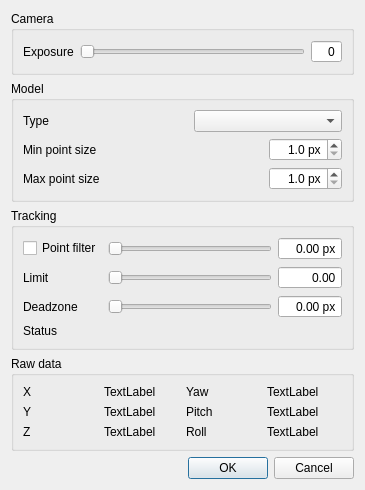
<?xml version="1.0" encoding="UTF-8"?>
<ui version="4.0">
 <class>trackhat_dialog</class>
 <widget class="QDialog" name="trackhat_dialog">
  <property name="geometry">
   <rect>
    <x>0</x>
    <y>0</y>
    <width>365</width>
    <height>429</height>
   </rect>
  </property>
  <property name="minimumSize">
   <size>
    <width>365</width>
    <height>0</height>
   </size>
  </property>
  <property name="windowTitle">
   <string>TrackHat</string>
  </property>
  <property name="windowIcon">
   <iconset resource="trackhat-res.qrc">
    <normaloff>:/images/trackhat-64x64.png</normaloff>:/images/trackhat-64x64.png</iconset>
  </property>
  <layout class="QVBoxLayout" name="verticalLayout">
   <item>
    <widget class="QGroupBox" name="groupBox">
     <property name="title">
      <string>Camera</string>
     </property>
     <layout class="QGridLayout" name="gridLayout">
      <item row="0" column="2">
       <widget class="QSpinBox" name="exposure_label">
        <property name="focusPolicy">
         <enum>Qt::NoFocus</enum>
        </property>
        <property name="alignment">
         <set>Qt::AlignRight|Qt::AlignTrailing|Qt::AlignVCenter</set>
        </property>
        <property name="readOnly">
         <bool>true</bool>
        </property>
        <property name="buttonSymbols">
         <enum>QAbstractSpinBox::NoButtons</enum>
        </property>
        <property name="maximum">
         <number>999</number>
        </property>
       </widget>
      </item>
      <item row="0" column="1">
       <widget class="QSlider" name="exposure_slider">
        <property name="sizePolicy">
         <sizepolicy hsizetype="Expanding" vsizetype="Maximum">
          <horstretch>0</horstretch>
          <verstretch>0</verstretch>
         </sizepolicy>
        </property>
        <property name="maximum">
         <number>239</number>
        </property>
        <property name="pageStep">
         <number>10</number>
        </property>
        <property name="orientation">
         <enum>Qt::Horizontal</enum>
        </property>
       </widget>
      </item>
      <item row="0" column="0">
       <widget class="QLabel" name="label">
        <property name="text">
         <string>Exposure</string>
        </property>
       </widget>
      </item>
     </layout>
    </widget>
   </item>
   <item>
    <widget class="QGroupBox" name="groupBox_2">
     <property name="title">
      <string>Model</string>
     </property>
     <layout class="QGridLayout" name="gridLayout_2">
      <item row="0" column="0">
       <widget class="QLabel" name="label_6">
        <property name="sizePolicy">
         <sizepolicy hsizetype="Preferred" vsizetype="Preferred">
          <horstretch>10</horstretch>
          <verstretch>0</verstretch>
         </sizepolicy>
        </property>
        <property name="text">
         <string>Type</string>
        </property>
       </widget>
      </item>
      <item row="0" column="1">
       <widget class="QComboBox" name="model_type">
        <property name="sizePolicy">
         <sizepolicy hsizetype="Expanding" vsizetype="Maximum">
          <horstretch>9</horstretch>
          <verstretch>0</verstretch>
         </sizepolicy>
        </property>
       </widget>
      </item>
      <item row="1" column="0">
       <widget class="QLabel" name="label_4">
        <property name="text">
         <string>Min point size</string>
        </property>
       </widget>
      </item>
      <item row="2" column="0">
       <widget class="QLabel" name="label_5">
        <property name="text">
         <string>Max point size</string>
        </property>
       </widget>
      </item>
      <item row="2" column="1" alignment="Qt::AlignRight">
       <widget class="QDoubleSpinBox" name="max_point_size">
        <property name="sizePolicy">
         <sizepolicy hsizetype="Maximum" vsizetype="Maximum">
          <horstretch>0</horstretch>
          <verstretch>0</verstretch>
         </sizepolicy>
        </property>
        <property name="alignment">
         <set>Qt::AlignRight|Qt::AlignTrailing|Qt::AlignVCenter</set>
        </property>
        <property name="suffix">
         <string> px</string>
        </property>
        <property name="decimals">
         <number>1</number>
        </property>
        <property name="minimum">
         <double>1.000000000000000</double>
        </property>
        <property name="maximum">
         <double>999.000000000000000</double>
        </property>
       </widget>
      </item>
      <item row="1" column="1" alignment="Qt::AlignRight">
       <widget class="QDoubleSpinBox" name="min_point_size">
        <property name="sizePolicy">
         <sizepolicy hsizetype="Maximum" vsizetype="Maximum">
          <horstretch>0</horstretch>
          <verstretch>0</verstretch>
         </sizepolicy>
        </property>
        <property name="alignment">
         <set>Qt::AlignRight|Qt::AlignTrailing|Qt::AlignVCenter</set>
        </property>
        <property name="suffix">
         <string> px</string>
        </property>
        <property name="decimals">
         <number>1</number>
        </property>
        <property name="minimum">
         <double>1.000000000000000</double>
        </property>
        <property name="maximum">
         <double>999.000000000000000</double>
        </property>
        <property name="value">
         <double>1.000000000000000</double>
        </property>
       </widget>
      </item>
     </layout>
    </widget>
   </item>
   <item>
    <widget class="QGroupBox" name="groupBox_3">
     <property name="title">
      <string>Tracking</string>
     </property>
     <layout class="QVBoxLayout" name="verticalLayout_2">
      <item>
       <widget class="QWidget" name="widget" native="true">
        <property name="sizePolicy">
         <sizepolicy hsizetype="Preferred" vsizetype="Maximum">
          <horstretch>0</horstretch>
          <verstretch>0</verstretch>
         </sizepolicy>
        </property>
        <layout class="QGridLayout" name="gridLayout_3">
         <property name="leftMargin">
          <number>0</number>
         </property>
         <property name="topMargin">
          <number>0</number>
         </property>
         <property name="rightMargin">
          <number>0</number>
         </property>
         <property name="bottomMargin">
          <number>0</number>
         </property>
         <item row="0" column="2">
          <widget class="QDoubleSpinBox" name="point_filter_label">
           <property name="sizePolicy">
            <sizepolicy hsizetype="Maximum" vsizetype="Maximum">
             <horstretch>0</horstretch>
             <verstretch>0</verstretch>
            </sizepolicy>
           </property>
           <property name="focusPolicy">
            <enum>Qt::NoFocus</enum>
           </property>
           <property name="alignment">
            <set>Qt::AlignRight|Qt::AlignTrailing|Qt::AlignVCenter</set>
           </property>
           <property name="readOnly">
            <bool>true</bool>
           </property>
           <property name="buttonSymbols">
            <enum>QAbstractSpinBox::NoButtons</enum>
           </property>
           <property name="suffix">
            <string> px</string>
           </property>
           <property name="decimals">
            <number>2</number>
           </property>
           <property name="maximum">
            <double>300.000000000000000</double>
           </property>
          </widget>
         </item>
         <item row="1" column="1">
          <widget class="QSlider" name="point_filter_limit">
           <property name="sizePolicy">
            <sizepolicy hsizetype="Expanding" vsizetype="Maximum">
             <horstretch>0</horstretch>
             <verstretch>0</verstretch>
            </sizepolicy>
           </property>
           <property name="maximum">
            <number>99</number>
           </property>
           <property name="orientation">
            <enum>Qt::Horizontal</enum>
           </property>
          </widget>
         </item>
         <item row="1" column="0">
          <widget class="QLabel" name="label_8">
           <property name="text">
            <string>Limit</string>
           </property>
          </widget>
         </item>
         <item row="2" column="0">
          <widget class="QLabel" name="label_10">
           <property name="text">
            <string>Deadzone</string>
           </property>
          </widget>
         </item>
         <item row="0" column="0">
          <widget class="QCheckBox" name="enable_point_filter">
           <property name="text">
            <string>Point filter</string>
           </property>
          </widget>
         </item>
         <item row="1" column="2">
          <widget class="QDoubleSpinBox" name="point_filter_limit_label">
           <property name="sizePolicy">
            <sizepolicy hsizetype="Preferred" vsizetype="Maximum">
             <horstretch>0</horstretch>
             <verstretch>0</verstretch>
            </sizepolicy>
           </property>
           <property name="focusPolicy">
            <enum>Qt::NoFocus</enum>
           </property>
           <property name="alignment">
            <set>Qt::AlignRight|Qt::AlignTrailing|Qt::AlignVCenter</set>
           </property>
           <property name="readOnly">
            <bool>true</bool>
           </property>
           <property name="buttonSymbols">
            <enum>QAbstractSpinBox::NoButtons</enum>
           </property>
           <property name="prefix">
            <string/>
           </property>
           <property name="suffix">
            <string/>
           </property>
           <property name="decimals">
            <number>2</number>
           </property>
           <property name="maximum">
            <double>1.000000000000000</double>
           </property>
          </widget>
         </item>
         <item row="0" column="1">
          <widget class="QSlider" name="point_filter_slider">
           <property name="sizePolicy">
            <sizepolicy hsizetype="Expanding" vsizetype="Maximum">
             <horstretch>0</horstretch>
             <verstretch>0</verstretch>
            </sizepolicy>
           </property>
           <property name="maximum">
            <number>300</number>
           </property>
           <property name="orientation">
            <enum>Qt::Horizontal</enum>
           </property>
          </widget>
         </item>
         <item row="2" column="1">
          <widget class="QSlider" name="point_filter_deadzone">
           <property name="sizePolicy">
            <sizepolicy hsizetype="Expanding" vsizetype="Maximum">
             <horstretch>0</horstretch>
             <verstretch>0</verstretch>
            </sizepolicy>
           </property>
           <property name="maximum">
            <number>100</number>
           </property>
           <property name="orientation">
            <enum>Qt::Horizontal</enum>
           </property>
          </widget>
         </item>
         <item row="2" column="2">
          <widget class="QDoubleSpinBox" name="point_filter_deadzone_label">
           <property name="sizePolicy">
            <sizepolicy hsizetype="Maximum" vsizetype="Maximum">
             <horstretch>0</horstretch>
             <verstretch>0</verstretch>
            </sizepolicy>
           </property>
           <property name="focusPolicy">
            <enum>Qt::NoFocus</enum>
           </property>
           <property name="alignment">
            <set>Qt::AlignRight|Qt::AlignTrailing|Qt::AlignVCenter</set>
           </property>
           <property name="readOnly">
            <bool>true</bool>
           </property>
           <property name="buttonSymbols">
            <enum>QAbstractSpinBox::NoButtons</enum>
           </property>
           <property name="suffix">
            <string> px</string>
           </property>
           <property name="decimals">
            <number>2</number>
           </property>
           <property name="maximum">
            <double>300.000000000000000</double>
           </property>
          </widget>
         </item>
        </layout>
       </widget>
      </item>
      <item>
       <widget class="QLabel" name="status_label">
        <property name="sizePolicy">
         <sizepolicy hsizetype="Preferred" vsizetype="Maximum">
          <horstretch>0</horstretch>
          <verstretch>0</verstretch>
         </sizepolicy>
        </property>
        <property name="text">
         <string>Status</string>
        </property>
       </widget>
      </item>
     </layout>
    </widget>
   </item>
   <item>
    <widget class="QGroupBox" name="groupBox_4">
     <property name="title">
      <string>Raw data</string>
     </property>
     <layout class="QGridLayout" name="gridLayout_4">
      <item row="0" column="0">
       <widget class="QLabel" name="label_9">
        <property name="text">
         <string>X</string>
        </property>
       </widget>
      </item>
      <item row="1" column="1">
       <widget class="QLabel" name="label_y">
        <property name="text">
         <string>TextLabel</string>
        </property>
       </widget>
      </item>
      <item row="2" column="1">
       <widget class="QLabel" name="label_z">
        <property name="text">
         <string>TextLabel</string>
        </property>
       </widget>
      </item>
      <item row="0" column="2">
       <widget class="QLabel" name="label_13">
        <property name="text">
         <string>Yaw</string>
        </property>
       </widget>
      </item>
      <item row="2" column="2">
       <widget class="QLabel" name="label_15">
        <property name="text">
         <string>Roll</string>
        </property>
       </widget>
      </item>
      <item row="1" column="0">
       <widget class="QLabel" name="label_11">
        <property name="text">
         <string>Y</string>
        </property>
       </widget>
      </item>
      <item row="0" column="1">
       <widget class="QLabel" name="label_x">
        <property name="text">
         <string>TextLabel</string>
        </property>
       </widget>
      </item>
      <item row="2" column="0">
       <widget class="QLabel" name="label_12">
        <property name="text">
         <string>Z</string>
        </property>
       </widget>
      </item>
      <item row="1" column="2">
       <widget class="QLabel" name="label_14">
        <property name="text">
         <string>Pitch</string>
        </property>
       </widget>
      </item>
      <item row="0" column="3">
       <widget class="QLabel" name="label_yaw">
        <property name="text">
         <string>TextLabel</string>
        </property>
       </widget>
      </item>
      <item row="1" column="3">
       <widget class="QLabel" name="label_pitch">
        <property name="text">
         <string>TextLabel</string>
        </property>
       </widget>
      </item>
      <item row="2" column="3">
       <widget class="QLabel" name="label_roll">
        <property name="text">
         <string>TextLabel</string>
        </property>
       </widget>
      </item>
     </layout>
    </widget>
   </item>
   <item>
    <spacer name="verticalSpacer">
     <property name="orientation">
      <enum>Qt::Vertical</enum>
     </property>
     <property name="sizeType">
      <enum>QSizePolicy::Expanding</enum>
     </property>
     <property name="sizeHint" stdset="0">
      <size>
       <width>10</width>
       <height>1</height>
      </size>
     </property>
    </spacer>
   </item>
   <item>
    <widget class="QDialogButtonBox" name="buttonBox">
     <property name="standardButtons">
      <set>QDialogButtonBox::Cancel|QDialogButtonBox::Ok</set>
     </property>
    </widget>
   </item>
  </layout>
 </widget>
 <tabstops>
  <tabstop>exposure_slider</tabstop>
  <tabstop>model_type</tabstop>
  <tabstop>min_point_size</tabstop>
  <tabstop>max_point_size</tabstop>
  <tabstop>enable_point_filter</tabstop>
  <tabstop>point_filter_slider</tabstop>
  <tabstop>point_filter_limit</tabstop>
 </tabstops>
 <resources>
  <include location="trackhat-res.qrc"/>
 </resources>
 <connections/>
</ui>
